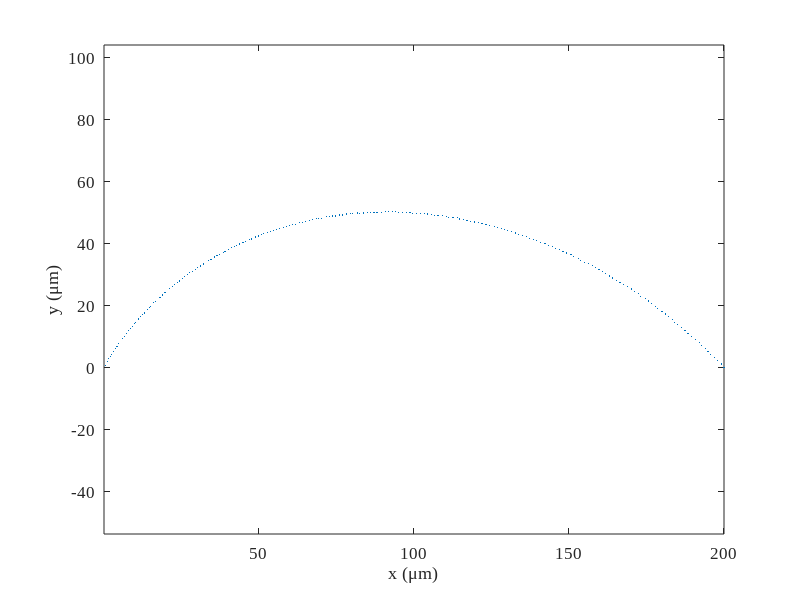

MATLAB code for this plot: (Note: this script raises an error after producing the figure.)
% 给定刀具波纹度拟合曲线和已加工曲面拟合曲线，给定残高，求各个刀位点的切宽
% 方案：先求切宽和残高的定量关系；然后考虑如何移动各个刀位点，微调来获得所要求的残高

%% simulation initialization
isAPP = false;
if isAPP
    toolOri = app.toolOri;
    fitOpts.toolFitType = app.toolFitType;
    paramMethod = app.paramMethod;
    unit = app.unit;
    textFontSize = app.fontSize;
    textFontType = app.fontName;
else
    close all;
    clear; clc;
    addpath(genpath('funcs'));
    
    % global variables
    % global textFontSize textFontType unit fitMethod paramMethod;
    workspaceDir = fullfile('..','workspace','/20221020-tooltip');
    fitOpts.arcFitMethod = 'levenberg-marquardt';
    paramMethod = 'centripetal';
    unit = '\mum';
    textFontSize = 12;
    textFontType = 'Times New Roman';

    debug = 2;
    switch debug
        case 2 % 2D tool profile simulation
            cx0 = 0*1000; % unit: mu m
            cy0 = 0*1000; % unit: mu m
            r0 = 0.1*1000; % unit: mu m
            openAng = pi/3; % unit: rad
            edgePV = 200; % low-frequency error
            k = -edgePV/openAng;
            noise = r0*5e-3; % mid-frequency error
            theta = linspace(0,openAng,200);
            r = r0 + edgePV/2 + k*theta + (noise*rand(1,length(theta)) - 0.5*noise);
            toolOri(1,:) = r.*cos(theta) + cx0;
            toolOri(2,:) = r.*sin(theta) + cy0;
            rmse0 = sqrt(...
                        sum(...
                            ((toolOri(1,:) - cx0).^2 + (toolOri(2,:) - cy0).^2 - r0^2).^2) ...
                    /length(theta));
            clear theta r;
        otherwise
            toolInput = inputdlg({'Tool fitting method','Tool parameterization method', ...
                'Unit','Font type in figure','Font size in figure'}, ...
                'Tool Processing Input', ...
                [1 20; 1 20; 1 20; 1 20; 1 20], ...
                {'Levenberg-Marquardt','centripetal','\mu m','Times New Roman','14'}, ...
                'WindowStyle');
            fitOpts.arcFitMethod = toolInput{1};
            paramMethod = toolInput{2};
            unit = toolInput{3};
            textFontType = toolInput{4};
            textFontSize = str2double(toolInput{5});
            % tool measurement file loading
            [fileName,dirName] = uigetfile({ ...
                '*.mat','MAT-files(*.mat)'; ...
                '*.txt','text-files(*.txt)'; ...
                '*.*','all files(*.*)'...
                }, ...
                'Select one tool tip measurement data', ...
                'Tool\', ...
                'MultiSelect','off');
            pathName = fullfile(dirName,fileName);
            dataOri = load(pathName); % load from file, n*2 matrix
            % data pre-processing
            toolOri = dataOri;
    end
end

%% plot the importing result
% dim = size(toolOri,1);
f1 = figure('Name','original xy scatters of the tool');
plot(toolOri(1,:),toolOri(2,:),'.','MarkerSize',2);
hold on;

% theta1 = atan2(toolOri(2,1),toolOri(1,1));
% theta2 = atan2(toolOri(2,end),toolOri(1,end));
% theta = transpose(linspace(theta1,theta2,100));
% plot(cx0 + r0*cos(theta),cy0 + r0*sin(theta),'blue');
% scatter(cx0,cy0,'blue');
axis equal;
set(gca,'FontSize',textFontSize,'FontName',textFontType);
xlabel(['x (',unit,')']);
ylabel(['y (',unit,')']);
clear theta theta1 theta2;

%% 由(x,y)图获得刃口圆心半径以及波纹度函数
fitOpts.arcFitdisplayType = 'iter-detailed';
[circ2D,toolFit,rmseLsc] = toolFit2D(toolOri, ...
    'arcFitMethod',fitOpts.arcFitMethod,'arcFitdisplayType',fitOpts.arcFitdisplayType);
radius = circ2D.radius;
openAngle = circ2D.openAng;

% plot the fitting results
f2 = figure('Name','Tool Sharpness Fitting Result');
xLim = 1.1*max(toolFit(1,:));
quiver(-xLim,0,2*xLim,0,'AutoScale','off','Color',[0,0,0],'MaxHeadSize',0.1); % X axis
hold on;
text(0.9*xLim,-.05*radius,'x');
quiver(0,0.2*radius,0,-1.3*radius,'AutoScale','off','Color',[0,0,0],'MaxHeadSize',0.1); % Y axis
text(0.05*xLim,-1.05*radius,'y');
plot(toolFit(1,:),toolFit(2,:),'Color',[0,0.45,0.74],'LineWidth',0.75); % tool edge scatters
theta = (-pi/2 - openAngle/2):0.01:(-pi/2 + openAngle/2);
xtmp = radius*cos(theta);
ytmp = radius*sin(theta);
plot(xtmp,ytmp,'Color',[0.85,0.33,0.10],'LineWidth',1,'LineStyle','--'); % tool edge circle
scatter(0,0,'MarkerFaceColor',[0.85,0.33,0.10],'MarkerEdgeColor',[0.85,0.33,0.10]); % tool edge center
quiver(0,0,0,-0.5*radius,'AutoScale','off','Color',[0.93,0.69,0.13], ...
    'LineWidth',2.5,'MaxHeadSize',0.3); % tool edge normal
line([0,xtmp(1)],[0,ytmp(1)],'LineStyle','--','Color',[0.85,0.33,0.10]);
line([0,xtmp(end)],[0,ytmp(end)],'LineStyle','--','Color',[0.85,0.33,0.10]);
% xlim([-1.1*xLim,1.1*xLim]);
axis equal;
% set(gca,'TickLabelInterpreter','tex');
set(gca,'FontSize',textFontSize,'FontName',textFontType);
xlabel(['x(',unit,')']);
ylabel(['y(',unit,')']);
title('Tool fitting result');
legend('','','tool edge','tool fitting arc','tool center', ...
    'tool normal vector','Location','northeast');
clear xtmp ytmp theta; % 删除画图的临时变量

nCPts = size(toolFit,2);
toolFit = [zeros(1,nCPts);toolFit];

%% tool modelling
s1_toolModel

%% 相邻刀位点的残高
% x1 = [0,0,0]; vec1 = [0,1];
% x2 = [r0,r0/30,0]; vec2 = [cosd(90+8),sind(90+8)];
% R = rotz(5,'deg'); % rotation matrix about z axis
% tool1 = toolPt + x1;
% tool2 = toolPt*transpose(R) + x2;
% 
% [res,interPt] = residualHigh(x1(:,1:2),vec1,tool1(:,1:2),x2(:,1:2),vec2,tool2(:,1:2));
% 
% figure('Name','Residual of the adjacent tool');
% plot(tool1(:,1),tool1(:,2),'Color',[0,0.45,0.74]); hold on;
% plot(tool2(:,1),tool2(:,2),'Color',[0.85,0.33,0.10]);
% plot(interPt(1),interPt(2),'*','Color',[0.49,0.18,0.56]);
% plot(x1(1),x1(2),'o','Color',[0,0.45,0.74],'MarkerFaceColor',[0,0.45,0.74]);
% line([x1(1),x1(1)+radius*vec1(1)],[x1(2),x1(2)+radius*vec1(2)],'LineWidth',2,'Color',[0,0.45,0.74]);
% plot(x2(1),x2(2),'o','Color',[0.85,0.33,0.10],'MarkerFaceColor',[0.85,0.33,0.10]);
% line([x2(1),x2(1)+radius*vec2(1)],[x2(2),x2(2)+radius*vec2(2)],'LineWidth',2,'Color',[0.85,0.33,0.10]);
% axis equal

%%
% rmpath(genpath('funcs'));